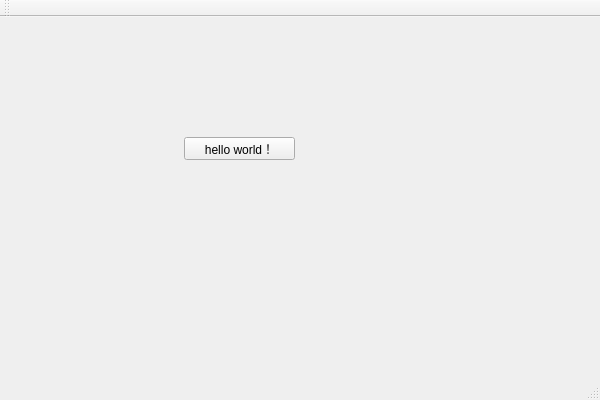
<?xml version="1.0" encoding="UTF-8"?>
<ui version="4.0">
 <class>testClass</class>
 <widget class="QMainWindow" name="testClass">
  <property name="geometry">
   <rect>
    <x>0</x>
    <y>0</y>
    <width>600</width>
    <height>400</height>
   </rect>
  </property>
  <property name="windowTitle">
   <string>test</string>
  </property>
  <widget class="QWidget" name="centralWidget">
   <widget class="QPushButton" name="pushButton">
    <property name="geometry">
     <rect>
      <x>184</x>
      <y>120</y>
      <width>111</width>
      <height>23</height>
     </rect>
    </property>
    <property name="text">
     <string>hello world！</string>
    </property>
   </widget>
  </widget>
  <widget class="QMenuBar" name="menuBar">
   <property name="geometry">
    <rect>
     <x>0</x>
     <y>0</y>
     <width>600</width>
     <height>23</height>
    </rect>
   </property>
  </widget>
  <widget class="QToolBar" name="mainToolBar">
   <attribute name="toolBarArea">
    <enum>TopToolBarArea</enum>
   </attribute>
   <attribute name="toolBarBreak">
    <bool>false</bool>
   </attribute>
  </widget>
  <widget class="QStatusBar" name="statusBar"/>
 </widget>
 <layoutdefault spacing="6" margin="11"/>
 <resources>
  <include location="C:/Users/Administrator/source/repos/QtGuiApplication3/QtGuiApplication3/test.qrc"/>
 </resources>
 <connections/>
</ui>
